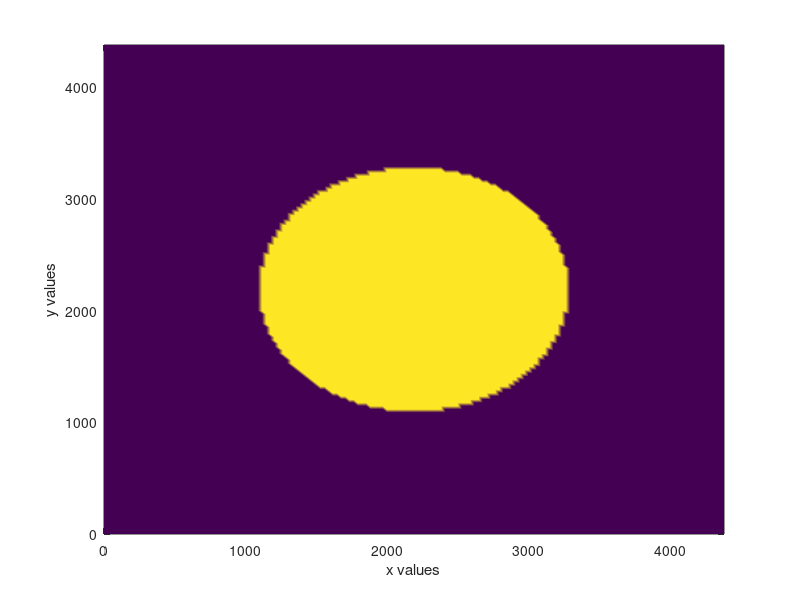

The MATLAB script that drew this image: (Note: this script raises an error after producing the figure.)
% Define constants
L_left = 0;
L_right = 4380;
nx = 150;
ny = nx;
dx = (L_right - L_left) / (nx - 1);
dy = dx;
h = dx;

% Define Mesh
x = linspace(L_left, L_right, nx);
y = linspace(L_left, L_right, ny);
[X, Y] = meshgrid(x, y);
M = length(x);

% Time Steps
dt = 1/3;
N_t = 77;       % Total time steps
N_point = nx * ny;    % Total grid points
%% Parameteres 
% free of PINN
D_0_pinn = 757;
r_pinn = 0.6010;
K_pinn = 3092;
gamma_pinn = 1.2614;
% free of MLE
D_0_mle = 2748;
r_mle = 0.2560;
K_mle = 2599;
gamma_mle = 0.0106;
% fixed
alpha = 1;
beta = 1;
eta = 0;

% Initialize the concentration field
U_pinn = zeros(ny,nx);
U_mle = U_pinn;

% Circular initial condition
U_pinn = sqrt((X-L_right/2).^2 + (Y-L_right/2).^2) < 0.25*L_right;
U_mle = U_pinn;
U_pinn = U_pinn*K_pinn;
U_mle = U_mle*K_mle;

% Plot initial condition
figure
pcolor(X, Y, U_pinn); shading interp;
hold on
xlabel('x values');
ylabel('y values');

% Flatten grid for vectorized operations
U_pinn = U_pinn(:);
U_mle = U_mle(:);
% Define the coefficients for PINN
D_pinn = @(U) D_0_pinn*(U/K_pinn).^eta;
f_pinn = @(U) r_pinn*U.^alpha.*(abs(1-(U/K_pinn)).^gamma_pinn).^beta.*sign(1-(U/K_pinn));

% Define the coefficients for MLE
D_mle = @(U) D_0_mle*(U/K_mle).^eta;
f_mle = @(U) r_mle*U.^alpha.*(abs(1-(U/K_mle)).^gamma_mle).^beta.*sign(1-(U/K_mle));

% Construct the finite volume matrices
I = speye(nx * ny);
e = ones(nx, 1);
Lx = spdiags([e -2*e e], [-1 0 1], nx, nx);
Ly = spdiags([e -2*e e], [-1 0 1], ny, ny);

% Apply zero Neumann boundary conditions
Lx(1, 2) = 2; Lx(nx, nx-1) = 2; % Neumann BC
Ly(1, 2) = 2; Ly(ny, ny-1) = 2; % Neumann BC

Dx = kron(I(1:ny, 1:ny), Lx) / delta_x^2;
Dy = kron(Ly, I(1:nx, 1:nx)) / delta_y^2;
Lap = Dx + Dy;

% Time stepping loop
U_pinn_total = zeros(N_point*N_t,1);
for n = 1:N_t
    D_U_pinn = D_pinn(U_pinn);
    A_left = I - dt / 2 * spdiags(D_U_pinn, 0, nx * ny, nx * ny) * Lap;
    A_right = I + dt / 2 * spdiags(D_U_pinn, 0, nx * ny, nx * ny) * Lap;

    % Compute the source term at the current time step
    f_U_pinn = f_pinn(U_pinn);
    
    % Compute the right-hand side
    b_pinn = A_right*U_pinn + dt*f_U_pinn;
    
    % Solve the linear system for the next time step
    U_pinn = A_left \ b_pinn;
    U_pinn_total((i - 1) * N_point + 1:i * N_point) = U_pinn;
end

for n = 1:N_t
    D_U_mle = D_mle(U_mle);
    A_left = I - dt / 2 * spdiags(D_U_mle, 0, nx * ny, nx * ny) * Lap;
    A_right = I + dt / 2 * spdiags(D_U_mle, 0, nx * ny, nx * ny) * Lap;

    % Compute the source term at the current time step
    f_U_mle = f_mle(U_mle);
    
    % Compute the right-hand side
    b_mle = A_right*U_mle + dt*f_U_mle;
    
    % Solve the linear system for the next time step
    U_mle = A_left \ b_mle;
end
% Plot at final time
figure
U_pinn = reshape(U_pinn, nx, ny);
pcolor(X, Y, U_pinn); shading interp;
xlabel('x values');
ylabel('y values');

% Compute error
U_pinn = reshape(U_pinn, nx*ny, 1);
U_exact = density(1:150,1:150,77);
U_exact(isnan(U_exact)) = 0;
U_exact = reshape(U_exact, 150*150, 1);
Error_pinn = sqrt(sum(((U_pinn - U_exact)).^2)/(nx*ny));
Error_mle = sqrt(sum(((U_mle - U_exact)).^2)/(nx*ny));

% Display results
disp(['Error_pinn: ', num2str(Error_pinn)]);
disp(['Error_mle: ', num2str(Error_mle)]);

% Create vector of experimental data at all time steps
U_total = zeros(N_point * N_t, 1);
for i = 1:N_t
    U = density(:, :, i);
    U(isnan(U)) = 0;  % Replace NaN values with 0
    U = reshape(U, N_point, 1);
    U_total((i - 1) * N_point + 1:i * N_point) = U;
end

% Calculate AIC & BIC
n = N_point*N_t;        % Number of data points
k = 945; % Number of parameters in the Neural Network
residuals = U_total - U_pinn_total; % Model residuals

% Compute log-likelihood assuming Gaussian errors
sigma2 = var(residuals);       % Variance of residuals
logL = -0.5 * n * log(2 * pi * sigma2) - 0.5 * sum(residuals.^2) / sigma2;

% Formula
AIC = 2 * k - 2 * logL;
BIC = k * log(n) - 2 * logL;

% Display results
disp(['AIC: ', num2str(AIC)]);
disp(['BIC: ', num2str(BIC)]);
